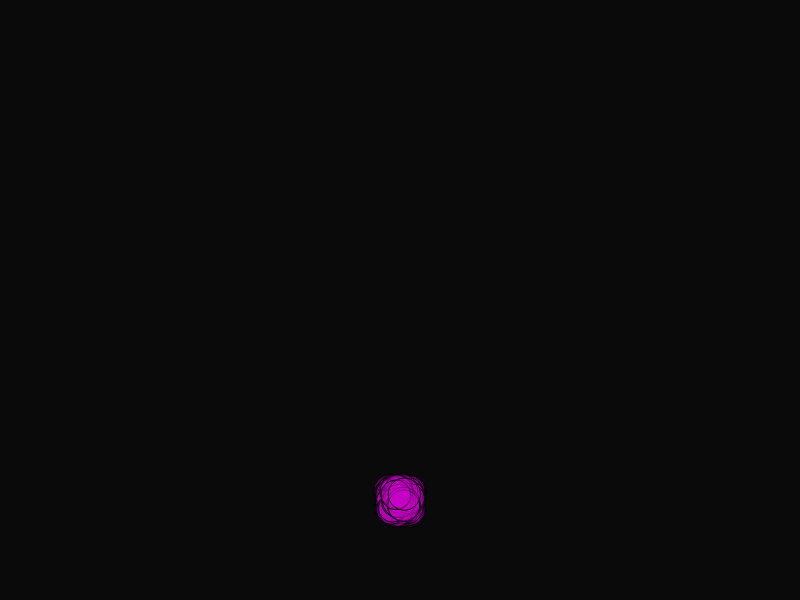
Frame 1 (no input)
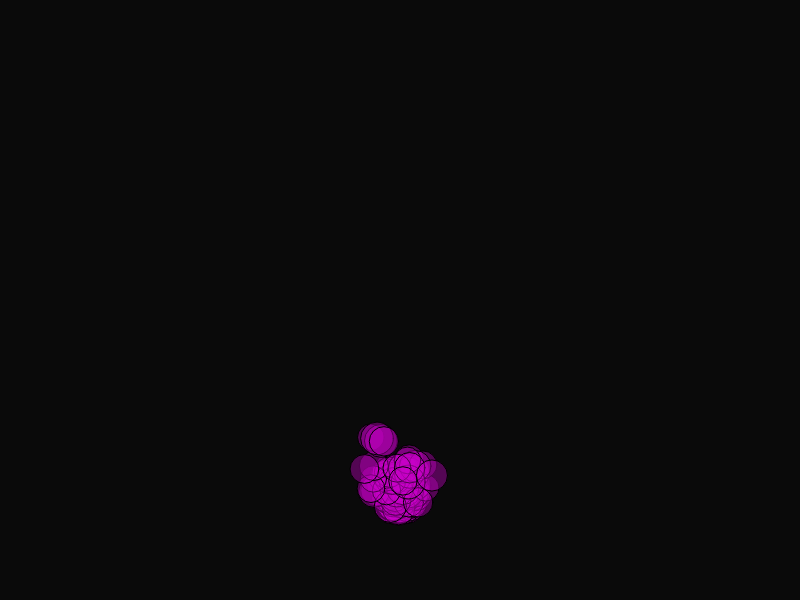
Frame 60 (no input)
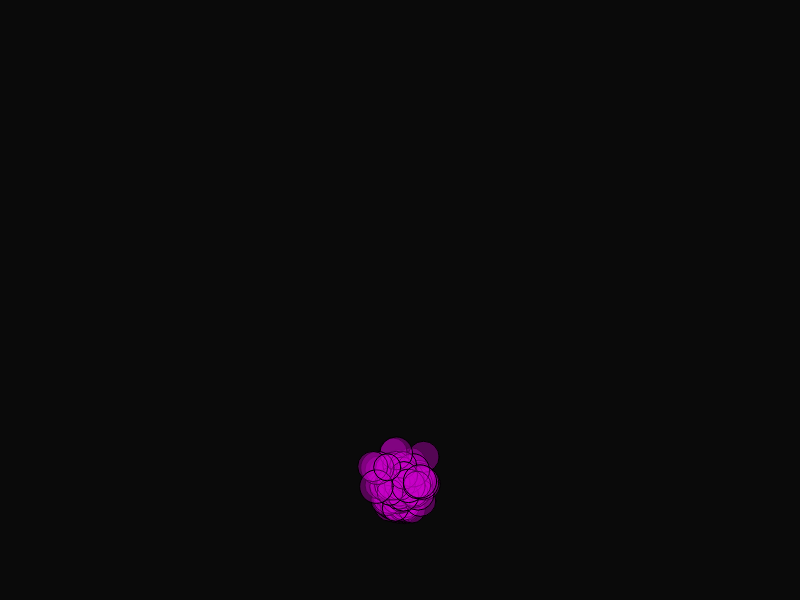
Frame 120 (the mouse pressed at the canvas centre since frame 60)

The p5.js sketch that drew these frames (run headless with seeded random() and noise() and a simulated clock; from frame 60 on, the mouse is pressed at the canvas centre):

// p5.js sketch
// ── sketch.js
function Particle(x,y,xSpeed,ySpeed, size, colour){
    
    
    this.x = x;
    this.y = y;
    this.xSpeed = xSpeed;
    this.ySpeed = ySpeed;
    this.size = size;
    this.colour = colour;
    this.age = 0;
    
    this.drawParticle = function(){
        
        fill(this.colour)
        ellipse(this.x, this.y, this.size)
        
        
        
    }
    
    this.updateParticle = function(){
        
        this.x += this.xSpeed;
        this.y += this.ySpeed;
        this.age ++;
        
    }
    
    
    
}

function Emitter(x, y, xSpeed, ySpeed, size, colour){
    
    
    this.x = x;
    this.y = y;
    this.xSpeed = xSpeed;
    this.ySpeed = ySpeed;
    this.size = size;
    this.colour = colour;
    
    
    this.startParticles = 0;
    this.lifetime = 0;
    
    this.particles = [];
    
    
    this.addParticle = function(){
        
        var p = new Particle(random(this.x - 10, this.x + 10), random(this.y -10, this.y + 10), random(this.xSpeed -1, this.xSpeed + 1), random(this.ySpeed - 1, this.ySpeed + 1), random(this.size - 4, this.size + 4), this.colour);
        
        return p;
        
        
        
    }
    
    this.startEmitter = function(startParticles, lifetime){
        
        this.startParticles = startParticles;
        this.lifetime = lifetime;
        
        for(var i = 0; i < startParticles ; i++)
            {
                
                
                this.particles.push(this.addParticle());
                
            }
        
        
        
    },
        
        this.updateParticles = function(){
        
        
        var deadParticles = 0;
        for(var i = this.particles.length - 1; i >= 0; i--)
            {
                
                this.particles[i].drawParticle();
                this.particles[i].updateParticle();
                if(this.particles[i].age >  random(0, this.lifetime))
                    {
                        
                        this.particles.splice(i, 1);
                        deadParticles ++;
                        
                        
                
                     }
                
                 
                        
                    }
        
             if(deadParticles > 0)
                        {
                        for(var i = 0; i < deadParticles ; i++)
                         {
                             
                             
                              var p = this.addParticle();
                              this.particles.push(p);
                             
                         }
                    
    
                
                         }
        
        
        
    }
    
    
    
}


var emit;

function setup()
{
    
    
	createCanvas(800, 600);
    emit = new Emitter(width/2, height- 100, 0, -1, 30, color(200,0,200,100));
    emit.startEmitter(200, 200);
    
}

function draw()
{
    
    background(10);
    emit.updateParticles();
  
}
